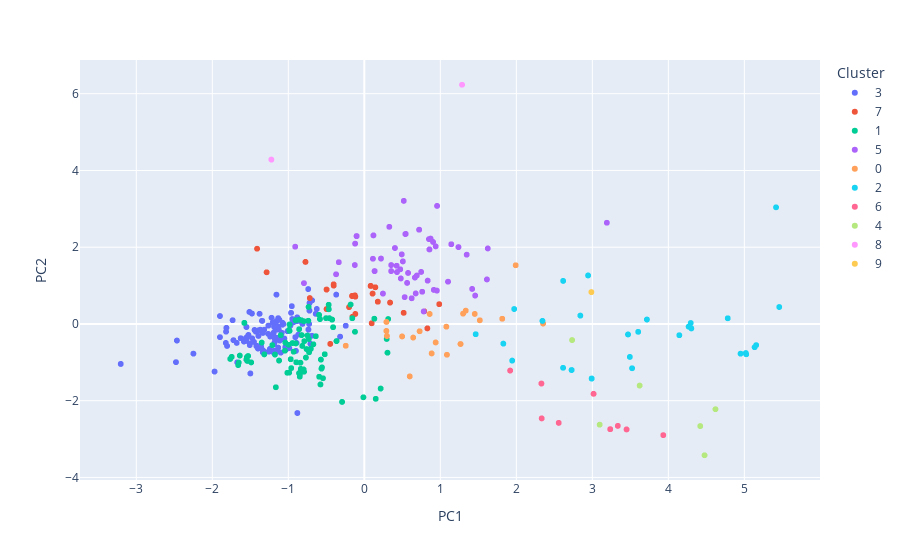
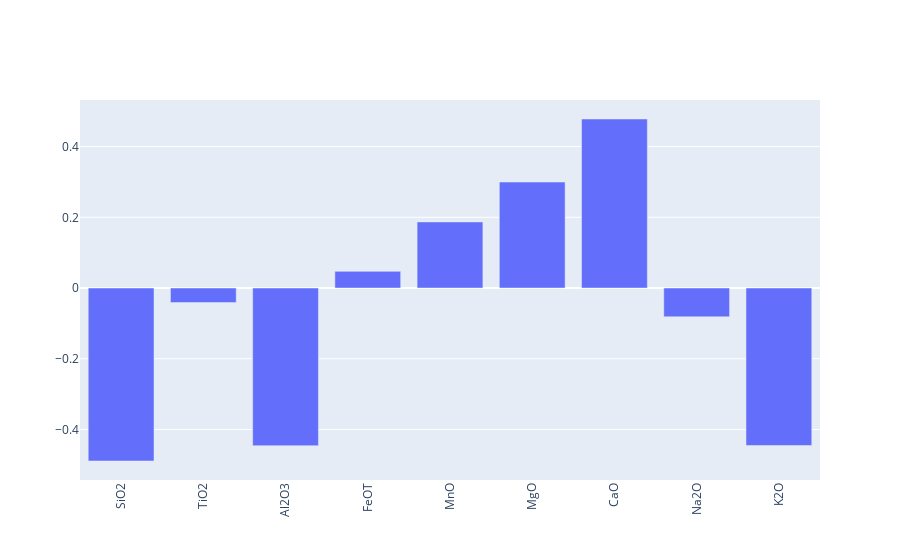

Here is the notebook cell these charts were saved with, in order:
### Markdown cell above
# PCA of composition

### Code cell
import pandas as pd
import plotly.express as px
import plotly.graph_objs as go
from sklearn.decomposition import PCA

# Load data

# Replace NaNs with zeros
data = ground_truth.fillna(0)

# Standardize data
standardized_data = (data - data.mean(axis = 0))/ data.std(axis = 0)





# Perform k-means clustering
kmeans = KMeans(n_clusters=10, random_state=42)
labels = kmeans.fit_predict(standardized_data)


# Perform PCA
pca = PCA()
pca.fit(standardized_data)

# Create scores plot
scores = pca.transform(standardized_data)
scores_df = pd.DataFrame(scores, columns=['PC1', 'PC2', 'PC3', 'PC4', 'PC5', 'PC6', 'PC7', 'PC8', 'PC9'])
scores_df['Cluster'] = labels.astype(str)
scores_fig = px.scatter(scores_df, x='PC1', y='PC2', color='Cluster')

# Create loadings plot
loadings = pca.components_.T
loadings_df = pd.DataFrame(loadings, columns=['PC1', 'PC2', 'PC3', 'PC4', 'PC5', 'PC6', 'PC7', 'PC8', 'PC9'], index=data.columns)
loadings_fig = go.Figure(data=[go.Bar(x=loadings_df.index, y=loadings_df['PC1'])])
loadings_fig.update_layout(xaxis_tickangle=-90)

# Show plots
scores_fig.show()
loadings_fig.show()

# Count the number of samples in each cluster
counts = pd.Series(kmeans.labels_).value_counts()
print(counts)

### Figure 1 — Plotly figure (JSON) as saved in the notebook; plotly's stock layout.template omitted (floating-point values rounded to 4 significant figures; data arrays with more than 128 entries replaced by an {"elided": "..."} marker saying what was removed)
{"data": [{"hovertemplate": "Cluster=3<br>PC1=%{x}<br>PC2=%{y}<extra></extra>", "legendgroup": "3", "marker": {"color": "#636efa", "symbol": "circle"}, "mode": "markers", "name": "3", "showlegend": true, "type": "scattergl", "x": {"elided": "600 float values"}, "xaxis": "x", "y": {"elided": "600 float values"}, "yaxis": "y"}, {"hovertemplate": "Cluster=7<br>PC1=%{x}<br>PC2=%{y}<extra></extra>", "legendgroup": "7", "marker": {"color": "#EF553B", "symbol": "circle"}, "mode": "markers", "name": "7", "showlegend": true, "type": "scattergl", "x": {"elided": "185 float values"}, "xaxis": "x", "y": {"elided": "185 float values"}, "yaxis": "y"}, {"hovertemplate": "Cluster=1<br>PC1=%{x}<br>PC2=%{y}<extra></extra>", "legendgroup": "1", "marker": {"color": "#00cc96", "symbol": "circle"}, "mode": "markers", "name": "1", "showlegend": true, "type": "scattergl", "x": {"elided": "440 float values"}, "xaxis": "x", "y": {"elided": "440 float values"}, "yaxis": "y"}, {"hovertemplate": "Cluster=5<br>PC1=%{x}<br>PC2=%{y}<extra></extra>", "legendgroup": "5", "marker": {"color": "#ab63fa", "symbol": "circle"}, "mode": "markers", "name": "5", "showlegend": true, "type": "scattergl", "x": {"elided": "298 float values"}, "xaxis": "x", "y": {"elided": "298 float values"}, "yaxis": "y"}, {"hovertemplate": "Cluster=0<br>PC1=%{x}<br>PC2=%{y}<extra></extra>", "legendgroup": "0", "marker": {"color": "#FFA15A", "symbol": "circle"}, "mode": "markers", "name": "0", "showlegend": true, "type": "scattergl", "x": [0.2979, 0.2979, 0.2979, 0.2979, 0.2979, 0.8861, 0.8861, 0.8861, 0.8861, 0.8861, 0.6431, 0.6431, 0.6431, 0.6431, 0.6431, 0.7279, 0.7279, 0.7279, 0.7279, 0.7279, -0.2443, -0.2443, -0.2443, -0.2443, -0.2443, 1.087, 1.087, 1.087, 1.087, 1.087, 0.5977, 0.5977, 0.5977, 0.5977, 0.5977, 0.9387, 0.9387, 0.9387, 0.9387, 0.9387, 1.992, 1.992, 1.992, 1.992, 1.992, 1.266, 1.266, 1.266, 1.266, 1.266, 1.08, 1.08, 1.08, 1.08, 1.08, 2.352, 2.352, 2.352, 2.352, 2.352, 1.3, 1.3, 1.3, 1.3, 1.3, 1.815, 1.815, 1.815, 1.815, 1.815, 1.335, 1.335, 1.335, 1.335, 1.335, 1.453, 1.453, 1.453, 1.453, 1.453, 0.4976, 0.4976, 0.4976, 0.4976, 0.4976, 0.2905, 0.2905, 0.2905, 0.2905, 0.2905, 0.8602, 0.8602, 0.8602, 0.8602, 0.8602, 1.52, 1.52, 1.52, 1.52, 1.52, 0.291, 0.291, 0.291, 0.291, 0.291], "xaxis": "x", "y": [-0.3139, -0.3139, -0.3139, -0.3139, -0.3139, -0.7684, -0.7684, -0.7684, -0.7684, -0.7684, -0.355, -0.355, -0.355, -0.355, -0.355, -0.1906, -0.1906, -0.1906, -0.1906, -0.1906, -0.5682, -0.5682, -0.5682, -0.5682, -0.5682, -0.8027, -0.8027, -0.8027, -0.8027, -0.8027, -1.367, -1.367, -1.367, -1.367, -1.367, -0.4828, -0.4828, -0.4828, -0.4828, -0.4828, 1.529, 1.529, 1.529, 1.529, 1.529, -0.5225, -0.5225, -0.5225, -0.5225, -0.5225, -0.07032, -0.07032, -0.07032, -0.07032, -0.07032, 0.0116, 0.0116, 0.0116, 0.0116, 0.0116, 0.269, 0.269, 0.269, 0.269, 0.269, 0.1356, 0.1356, 0.1356, 0.1356, 0.1356, 0.3471, 0.3471, 0.3471, 0.3471, 0.3471, 0.2606, 0.2606, 0.2606, 0.2606, 0.2606, -0.3254, -0.3254, -0.3254, -0.3254, -0.3254, -0.1824, -0.1824, -0.1824, -0.1824, -0.1824, 0.2596, 0.2596, 0.2596, 0.2596, 0.2596, 0.09438, 0.09438, 0.09438, 0.09438, 0.09438, 0.05158, 0.05158, 0.05158, 0.05158, 0.05158], "yaxis": "y"}, {"hovertemplate": "Cluster=2<br>PC1=%{x}<br>PC2=%{y}<extra></extra>", "legendgroup": "2", "marker": {"color": "#19d3f3", "symbol": "circle"}, "mode": "markers", "name": "2", "showlegend": true, "type": "scattergl", "x": {"elided": "160 float values"}, "xaxis": "x", "y": {"elided": "160 float values"}, "yaxis": "y"}, {"hovertemplate": "Cluster=6<br>PC1=%{x}<br>PC2=%{y}<extra></extra>", "legendgroup": "6", "marker": {"color": "#FF6692", "symbol": "circle"}, "mode": "markers", "name": "6", "showlegend": true, "type": "scattergl", "x": [3.933, 3.933, 3.933, 3.933, 3.933, 3.335, 3.335, 3.335, 3.335, 3.335, 3.451, 3.451, 3.451, 3.451, 3.451, 3.016, 3.016, 3.016, 3.016, 3.016, 3.235, 3.235, 3.235, 3.235, 3.235, 3.235, 3.235, 3.235, 3.235, 3.235, 2.558, 2.558, 2.558, 2.558, 2.558, 1.919, 1.919, 1.919, 1.919, 1.919, 2.334, 2.334, 2.334, 2.334, 2.334, 2.33, 2.33, 2.33, 2.33, 2.33], "xaxis": "x", "y": [-2.897, -2.897, -2.897, -2.897, -2.897, -2.656, -2.656, -2.656, -2.656, -2.656, -2.749, -2.749, -2.749, -2.749, -2.749, -1.822, -1.822, -1.822, -1.822, -1.822, -2.742, -2.742, -2.742, -2.742, -2.742, -2.742, -2.742, -2.742, -2.742, -2.742, -2.578, -2.578, -2.578, -2.578, -2.578, -1.215, -1.215, -1.215, -1.215, -1.215, -2.461, -2.461, -2.461, -2.461, -2.461, -1.553, -1.553, -1.553, -1.553, -1.553], "yaxis": "y"}, {"hovertemplate": "Cluster=4<br>PC1=%{x}<br>PC2=%{y}<extra></extra>", "legendgroup": "4", "marker": {"color": "#B6E880", "symbol": "circle"}, "mode": "markers", "name": "4", "showlegend": true, "type": "scattergl", "x": [4.476, 4.476, 4.476, 4.476, 4.476, 2.734, 2.734, 2.734, 2.734, 2.734, 3.623, 3.623, 3.623, 3.623, 3.623, 3.096, 3.096, 3.096, 3.096, 3.096, 4.42, 4.42, 4.42, 4.42, 4.42, 4.621, 4.621, 4.621, 4.621, 4.621], "xaxis": "x", "y": [-3.422, -3.422, -3.422, -3.422, -3.422, -0.4197, -0.4197, -0.4197, -0.4197, -0.4197, -1.606, -1.606, -1.606, -1.606, -1.606, -2.624, -2.624, -2.624, -2.624, -2.624, -2.661, -2.661, -2.661, -2.661, -2.661, -2.222, -2.222, -2.222, -2.222, -2.222], "yaxis": "y"}, {"hovertemplate": "Cluster=8<br>PC1=%{x}<br>PC2=%{y}<extra></extra>", "legendgroup": "8", "marker": {"color": "#FF97FF", "symbol": "circle"}, "mode": "markers", "name": "8", "showlegend": true, "type": "scattergl", "x": [-1.223, -1.223, -1.223, -1.223, -1.223, 1.286, 1.286, 1.286, 1.286, 1.286], "xaxis": "x", "y": [4.283, 4.283, 4.283, 4.283, 4.283, 6.234, 6.234, 6.234, 6.234, 6.234], "yaxis": "y"}, {"hovertemplate": "Cluster=9<br>PC1=%{x}<br>PC2=%{y}<extra></extra>", "legendgroup": "9", "marker": {"color": "#FECB52", "symbol": "circle"}, "mode": "markers", "name": "9", "showlegend": true, "type": "scattergl", "x": [2.988, 2.988, 2.988, 2.988, 2.988], "xaxis": "x", "y": [0.83, 0.83, 0.83, 0.83, 0.83], "yaxis": "y"}], "layout": {"legend": {"title": {"text": "Cluster"}, "tracegroupgap": 0}, "margin": {"t": 60}, "xaxis": {"anchor": "y", "domain": [0, 1], "title": {"text": "PC1"}}, "yaxis": {"anchor": "x", "domain": [0, 1], "title": {"text": "PC2"}}}}

### Figure 2 — Plotly figure (JSON) as saved in the notebook; plotly's stock layout.template omitted (floating-point values rounded to 4 significant figures)
{"data": [{"type": "bar", "x": ["SiO2", "TiO2", "Al2O3", "FeOT", "MnO", "MgO", "CaO", "Na2O", "K2O"], "y": [-0.4891, -0.04107, -0.4458, 0.04717, 0.187, 0.2998, 0.478, -0.08138, -0.4451]}], "layout": {"xaxis": {"tickangle": -90}}}
